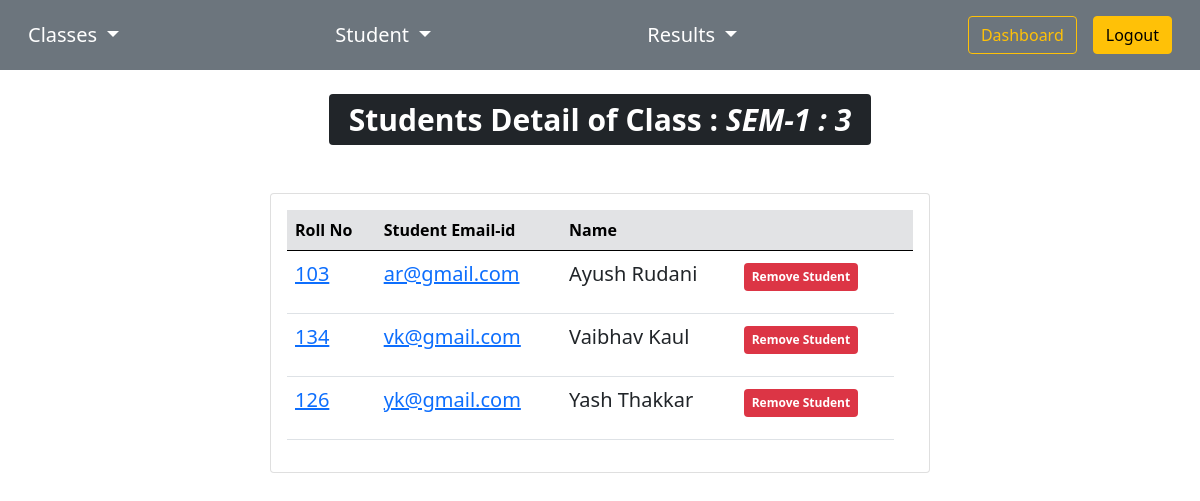
The page /student_list.php?cn=SEM-1 on the database its author committed.
### tables this page shows
CREATE TABLE `students` (
  `id` varchar(20) NOT NULL,
  `name` varchar(30) NOT NULL,
  `email` varchar(50) NOT NULL,
  `gender` varchar(15) NOT NULL,
  `rno` int(3) NOT NULL,
  `course` varchar(50) NOT NULL,
  `class_name` varchar(30) NOT NULL
);

### student_list.php (the view, shortened to what this page needs)
<!doctype html>
<html lang="en">
<head>
    <link href="https://cdn.jsdelivr.net/npm/bootstrap@5.0.1/dist/css/bootstrap.min.css" rel="stylesheet">
</head>
<body>
    <center>
        <?php
        if (isset($_GET['cn']) && !empty(trim($_GET['cn']))) {
            include('init.php');
            $class_name = $_GET['cn'];
            $no_of_students_inclass = mysqli_fetch_array(mysqli_query($conn, "SELECT COUNT(*) FROM `students` WHERE `class_name` = '$class_name'"));
            $sql = "SELECT `id` ,`name`, `email`, `rno` FROM `students`  WHERE `class_name` = '$class_name'";
            $result = mysqli_query($conn, $sql);
            echo '<h1><span class="badge bg-dark mt-4 mb-4">Students Detail of Class : <em>' . $class_name . ' : ' . $no_of_students_inclass[0] . '</em></span></h1>';
            if (mysqli_num_rows($result) > 0) {
                echo '<div class="card mt-4" style="width:55%;">
            <div class="card-body">';
                echo
                '<table class="table">
                <thead class="table-secondary">
                    <th>Roll No</th>
                    <th>Student Email-id</th>
                    <th>Name</th>
                    <th><th>
                </thead>';
                echo '<tbody>';
                while ($row = mysqli_fetch_array($result)) {
                    echo "<tr>";
                    echo "<td><p class='fs-5'><a href='profile.php?id=" . $row['id'] . "'>" . $row['rno'] . "</a></p></td>";
                    echo '<td><a href="mailto:' . $row['email'] . '" ><p class="fs-5">' . $row['email'] . '</p></td>';
                    echo "<td><p class='fs-5'>" . $row['name'] . "</p></td>";
                    echo "<td><a href='delete_student.php?id=" . $row['id'] . "&cn=" . $class_name . "'><span class='badge bg-danger mt-1 mb-1 p-2'>Remove Student</span></a></td>";
                    echo "</tr>";
                }
                echo
                '</tbody>
                </table>
                </div>
                </div>';
            } else {
                echo '<div class="alert alert-danger m-5" role="alert">No Students are there in ' . $class_name . ' class' . '</div>';
            }
        }
        ?>
    </center>
</body>
</html>

### student_list.php (style rules this page uses)
body { background-image: url("Images/bg3.jpg"); background-repeat: no-repeat; background-size: 100% 100%; -webkit-background-size: cover; -moz-background-size: cover; -o-background-size: cover; background-size: cover; }

### rows shown on the page
students: rno "103", email "ar@gmail.com", name "Ayush Rudani"
students: rno "134", email "vk@gmail.com", name "Vaibhav Kaul"
students: rno "126", email "yk@gmail.com", name "Yash Thakkar"

### other values the page prints
$class_name "SEM-1"
$no_of_students_inclass[0] "3"
